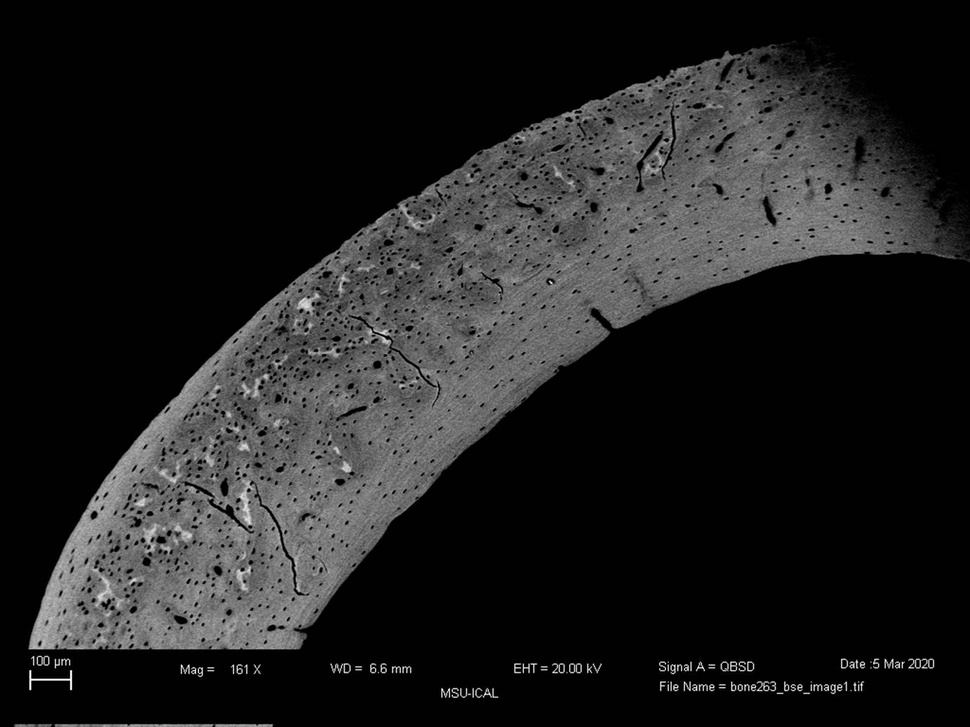
#> input picture images/test.jpg, 970 x 727 px, shrunk from 1379 x 1034 before the run
$ jupyter execute demo.ipynb   (shell and % lines are left out)
#> lines starting #> are read from the running program, lines starting #| are printed output that depends on the picture; after the words box and inside, x2 and y2 are one past the last pixel; in counts of white or black regions, pixels touching at a corner belong together
[cell 1]
import numpy as np
import cv2 as cv
from matplotlib import pyplot as plt

plt.rcParams['figure.figsize'] = (32, 16)

[cell 2]
img = cv.imread('images/test.jpg', 0)
#> img is the input picture: shape (727, 970); min 0, max 255, mean 31.6

plt.imshow(img, cmap = 'gray')
plt.xticks([]), plt.yticks([])
plt.show()

[cell 3]
ret,truncd = cv.threshold(img,127,255,cv.THRESH_TRUNC)

plt.imshow(truncd, cmap = 'gray')
plt.xticks([]), plt.yticks([])
plt.show()

[cell 4]
blur = cv.GaussianBlur(truncd,(5,5),0)
ret3,otsu = cv.threshold(blur,0,255,cv.THRESH_BINARY+cv.THRESH_OTSU)
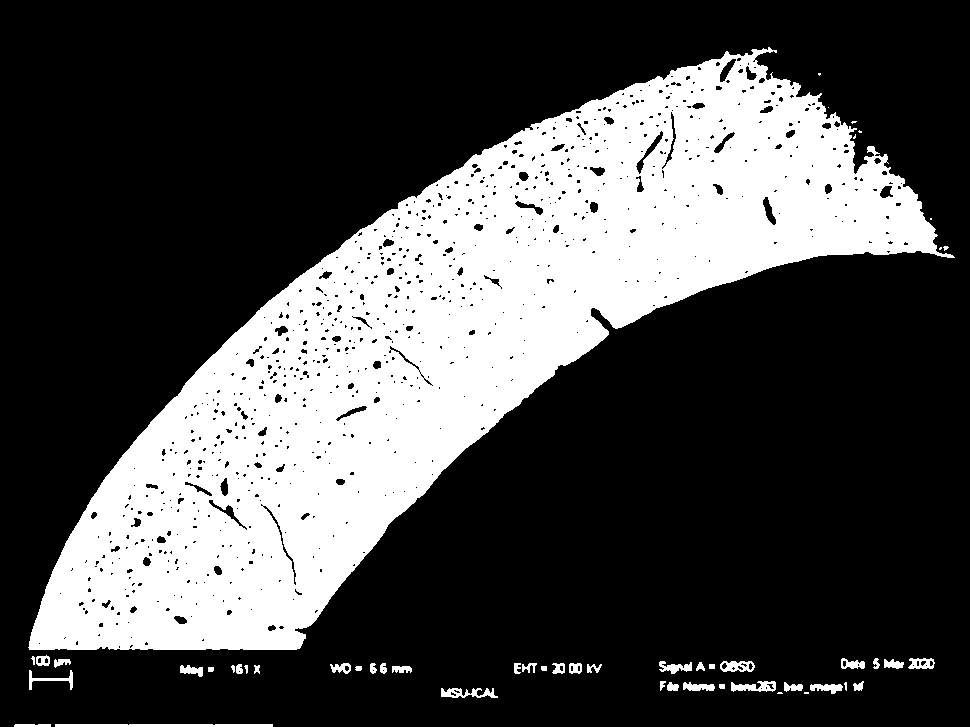
#> otsu: shape (727, 970); 29.3% white; 52 white regions (11 under 20 px), largest, box (x1, y1, x2, y2) and area: (28, 47, 955, 650) 201421, (55, 724, 273, 727) 651, (441, 688, 498, 698) 329
#> ret3 = 50

plt.imshow(otsu, cmap='gray')
plt.xticks([]), plt.yticks([])
plt.show()

[cell 5]
kernel = np.ones((7,7),np.uint8)
closing = cv.morphologyEx(otsu, cv.MORPH_CLOSE, kernel)
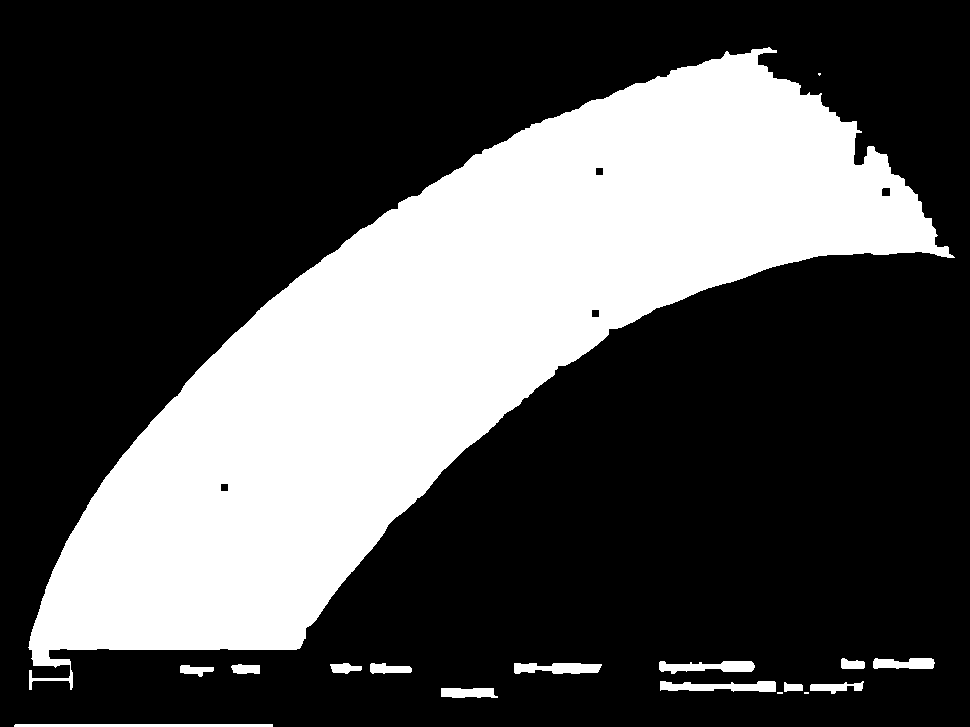
#> closing: shape (727, 970); 30.8% white; 17 white regions (3 under 20 px)

plt.imshow(closing, cmap='gray')
plt.xticks([]), plt.yticks([])
plt.show()

[cell 6]
contours, hierarchy = cv.findContours(closing,
                                      cv.RETR_EXTERNAL,
                                      cv.CHAIN_APPROX_TC89_L1)
#> contours = 17 contours, 3 with area under 20; largest, box (x1, y1, x2, y2) and area: (28, 47, 955, 690) 209982, (660, 681, 776, 692) 786, (659, 661, 755, 674) 738, (514, 663, 602, 674) 632, (873, 658, 934, 669) 485

areas = [cv.contourArea(c) for c in contours]
#> areas = [258, 0, 0, 409.5, 118, 306, 786, 200, 201.5, 632.5, 284, 206, 738, 485, 157, 2, 209982.5]
max_index = np.argmax(areas)
#> max_index = 16
print(max_index)
#| 16

[cell 7]
color_img = cv.imread('images/test.jpg')

out = cv.drawContours(color_img, contours, max_index, (0,0,255), 3)
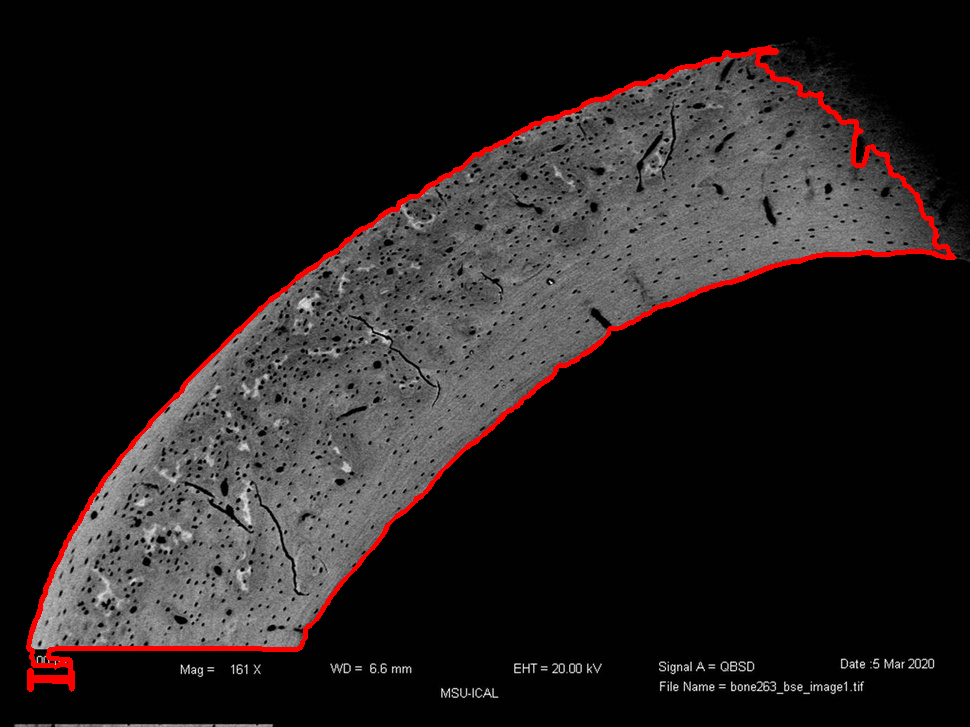
#> out: shape (727, 970, 3); mean B, G, R 30.5, 30.5, 35.2
plt.imshow(out)
plt.xticks([]), plt.yticks([])
plt.show()

[cell 8]
color_img = cv.imread('images/test.jpg')

bone = contours[max_index]
#> bone = contour of 498 points, box (x1, y1, x2, y2) (28, 47, 955, 690), area 209982

fill_color = [0,0,0]
mask_value = 255

stencil = np.zeros(color_img.shape[:-1]).astype(np.uint8)
cv.fillPoly(stencil, [bone], mask_value)
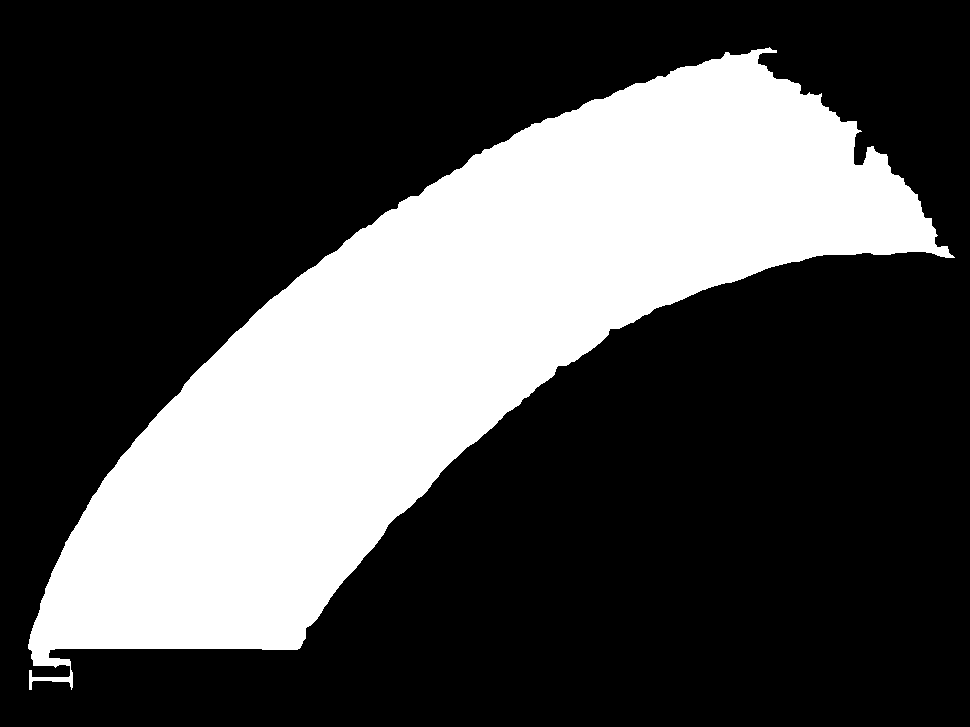
#> stencil: shape (727, 970); 30% white; 1 white region, box (x1, y1, x2, y2) and area: (28, 47, 955, 690) 211232

sel = (stencil != mask_value)
color_img[sel] = fill_color

plt.imshow(color_img)
plt.xticks([]), plt.yticks([])
plt.show()

[cell 9]
grayscale_filtered = cv.cvtColor(color_img, cv.COLOR_BGR2GRAY)

plt.imshow(grayscale_filtered, 'gray')
plt.xticks([]), plt.yticks([])
plt.show()

[cell 10]
blur = cv.GaussianBlur(grayscale_filtered,(5,5),0)

plt.imshow(blur, 'gray')
plt.xticks([]),plt.yticks([])
plt.show()

$ run again, with images/bone312_bse_image2 vs.jpg copied over images/test.jpg
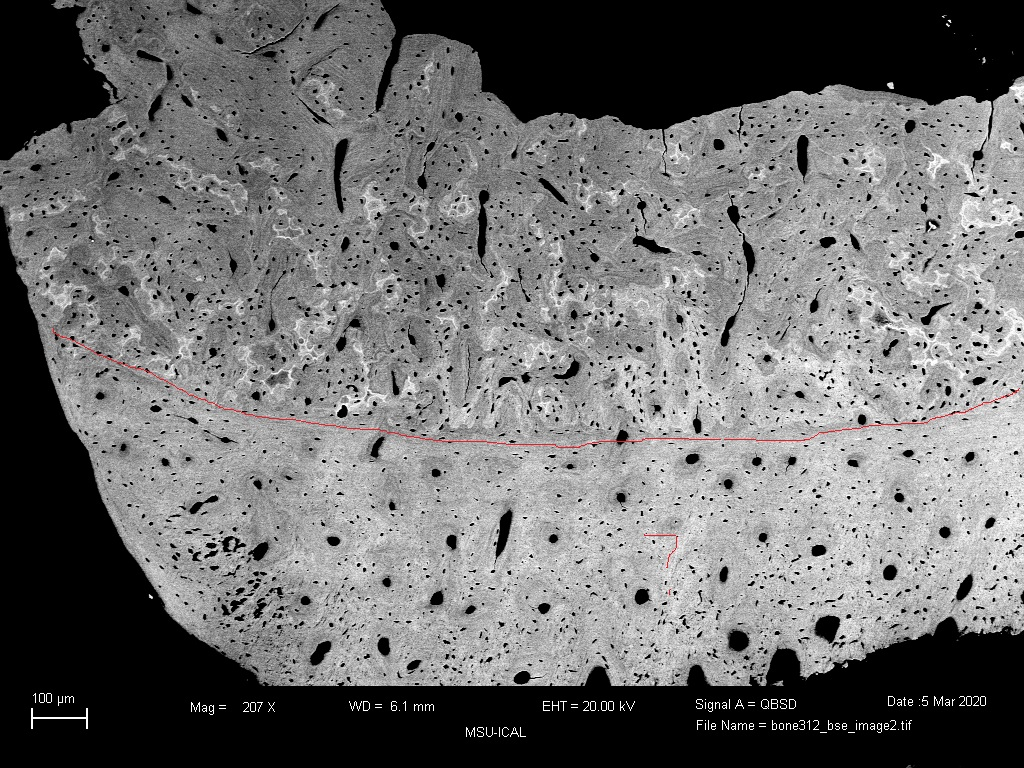
#> input picture images/bone312_bse_image2 vs.jpg, 1024 x 768 px
#> `ret3,otsu = cv.threshold(blur,0,255,cv.THRESH_BINARY+cv.THRESH_OTSU)`:
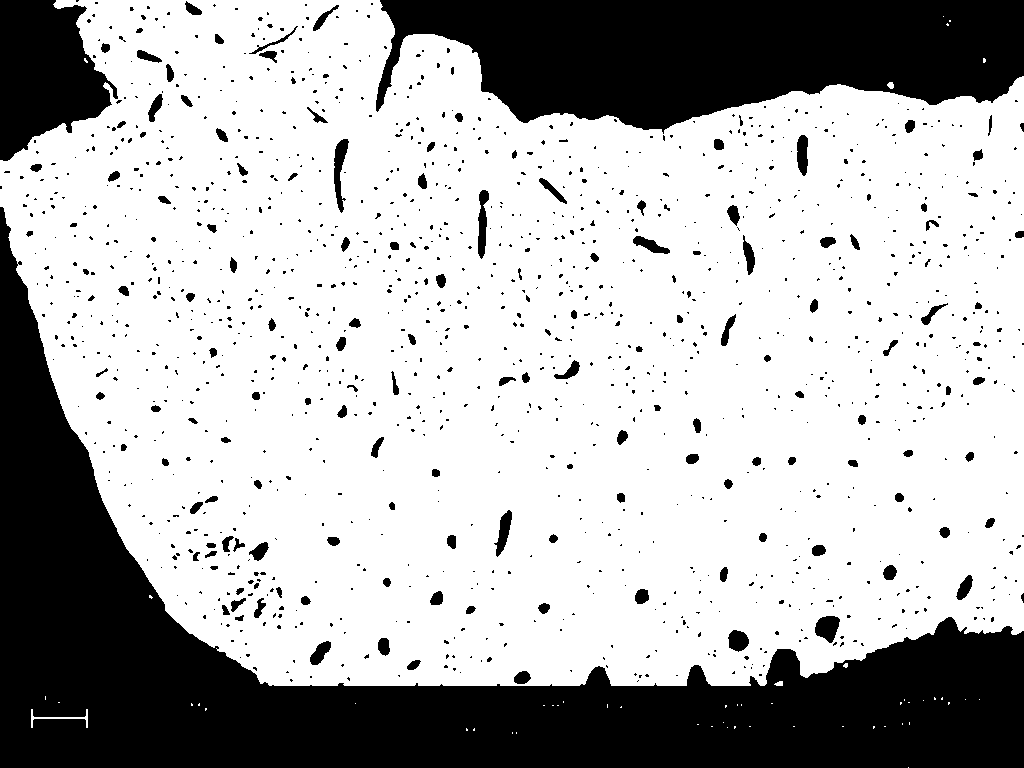
#> otsu: shape (768, 1024); 70.1% white; 1323 black regions (1160 under 20 px), largest, box (x1, y1, x2, y2) and area: (0, 207, 1024, 768) 139806, (376, 0, 1024, 134) 61306, (0, 0, 118, 161) 12493
#> ret3 = 62
#> closing: shape (768, 1024); 72.2% white; 42 black regions
#> contours = 38 contours, 35 with area under 20; largest, box (x1, y1, x2, y2) and area: (0, 0, 1024, 686) 571488, (32, 709, 88, 728) 68, (774, 681, 783, 686) 22
#> areas = 38 values, max 571487.5 at index 37, min 0 at index 0, mean 15043.7
#> max_index = 37
#| 37
#> color_img is the input picture: shape (768, 1024, 3); mean B, G, R 109.5, 109.5, 109.8
#> bone = contour of 505 points, box (x1, y1, x2, y2) (0, 0, 1024, 686), area 571488
#> stencil: shape (768, 1024); 72.9% white; 3 black regions, box (x1, y1, x2, y2) and area: (0, 208, 1024, 768) 139807, (377, 0, 1024, 129) 61151, (0, 0, 110, 160) 12238
#> `color_img[sel] = fill_color`:
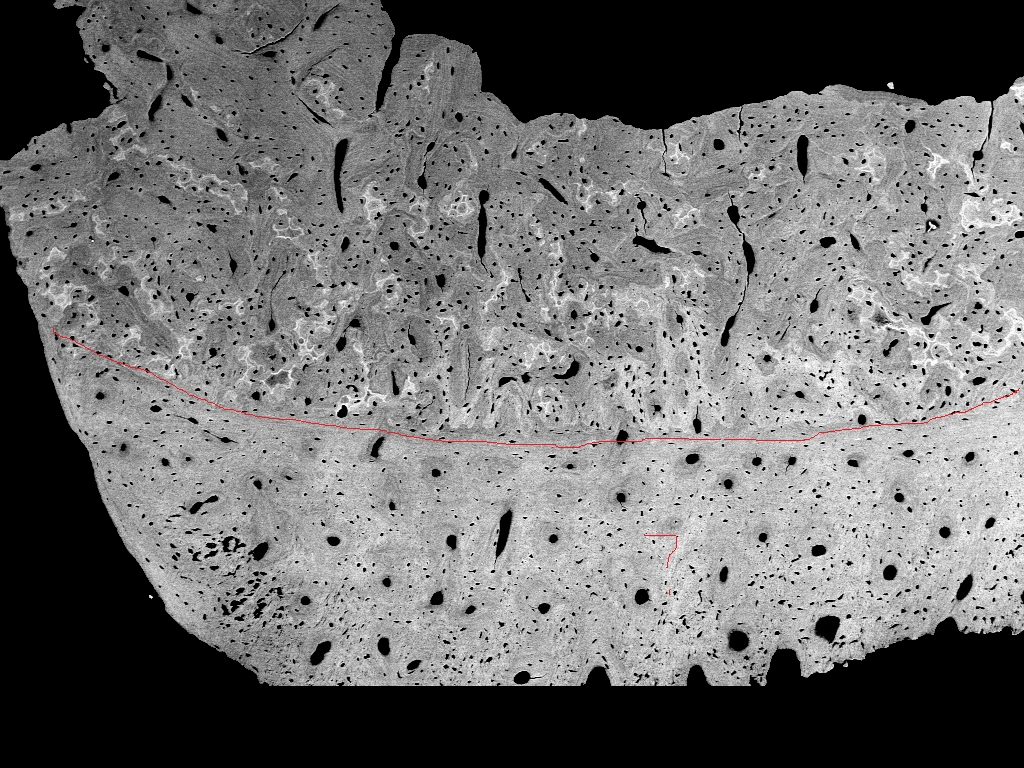
#> color_img: shape (768, 1024, 3); 1.65% of pixels changed, all inside (x1, y1, x2, y2) = (0, 0, 1024, 768)
